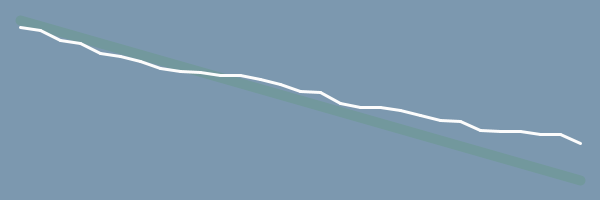
Frame 1 (no input)
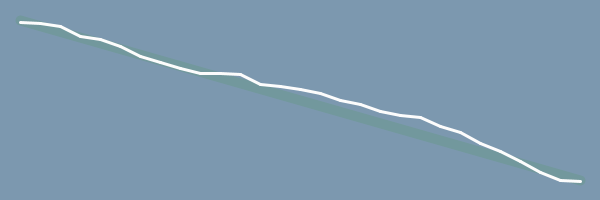
Frame 60 (the mouse pressed at the canvas centre just before this capture)
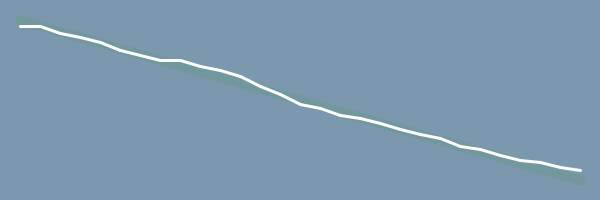
Frame 120 (the mouse held since frame 60 and released just before this capture)

The Processing sketch that drew these frames (run headless with seeded random() and noise(); from frame 60 on, the mouse is pressed at the canvas centre):

// Processing sketch: processing_117131
// ── processing_117131.pde

//Random test
//Wiggle line
//Test 010 [Date:20131023] Wayne Lin
//e-mail:ration.Lin@gmail.com
//N76014045 林瑞勛



void setup() {
  size(600, 200);
  //noLoop();
}

void draw() {

  background(124, 152, 175);
  strokeWeight(10);//line
  stroke(80, 155, 98, 60);
  //line(20, 100, 580, 100);
  line(20, 20, 580, 180);

  stroke(252);
  strokeWeight(3);//line random
  

  int step = 20;
  float ystep = 20;
  float lastx = -999;
  float lasty = -999;
  float y = 20;
  int border = 20;
  int bordery = 10;


  for (int x=border; x<=width-border;x+=step) {  

    ystep = random(height-2*bordery);
    //ystep = random(30)-15;
    y += ystep/16;

    if (lastx > -999 ) {
      line(x, y, lastx, lasty);
    }
    lastx = x;
    lasty = y;
  }
}
